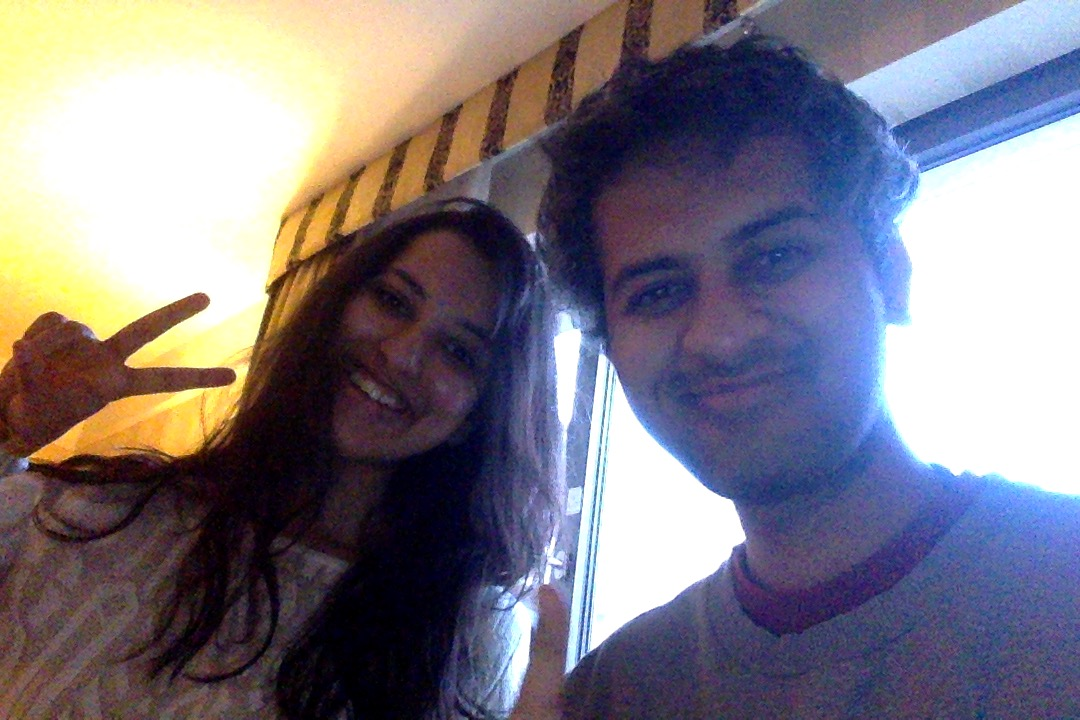
#> input picture data/image1.jpg, 1080 x 720 px
$ python lesson4.py
#> lines starting #> are read from the running program, lines starting #| are printed output that depends on the picture; after the words box and inside, x2 and y2 are one past the last pixel; in counts of white or black regions, pixels touching at a corner belong together
#!/usr/bin/env python3


import cv2

IMG_LOC = '../data/image1.jpg'

img = cv2.imread(IMG_LOC, cv2.IMREAD_COLOR)
#> img is the input picture: shape (720, 1080, 3); mean B, G, R 129.9, 119.9, 125.4
px = img[55,55]
#> px = [185, 255, 255]
img[55,55] = [255,255, 255]
#> img: shape (720, 1080, 3); under 0.01% of pixels changed, all inside (x1, y1, x2, y2) = (55, 55, 56, 56)

# ROI region of image
#img[1000:150, 100:1500] = [255, 255, 255]

some_region = img[0:500, 0:500]
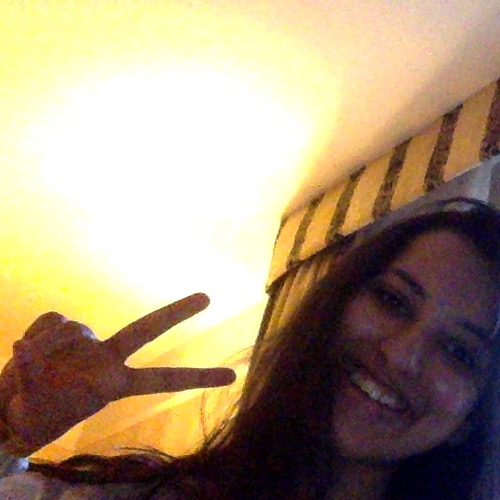
#> some_region: shape (500, 500, 3); mean B, G, R 123.4, 149.5, 168.7
img[200:700, 200:700] = some_region
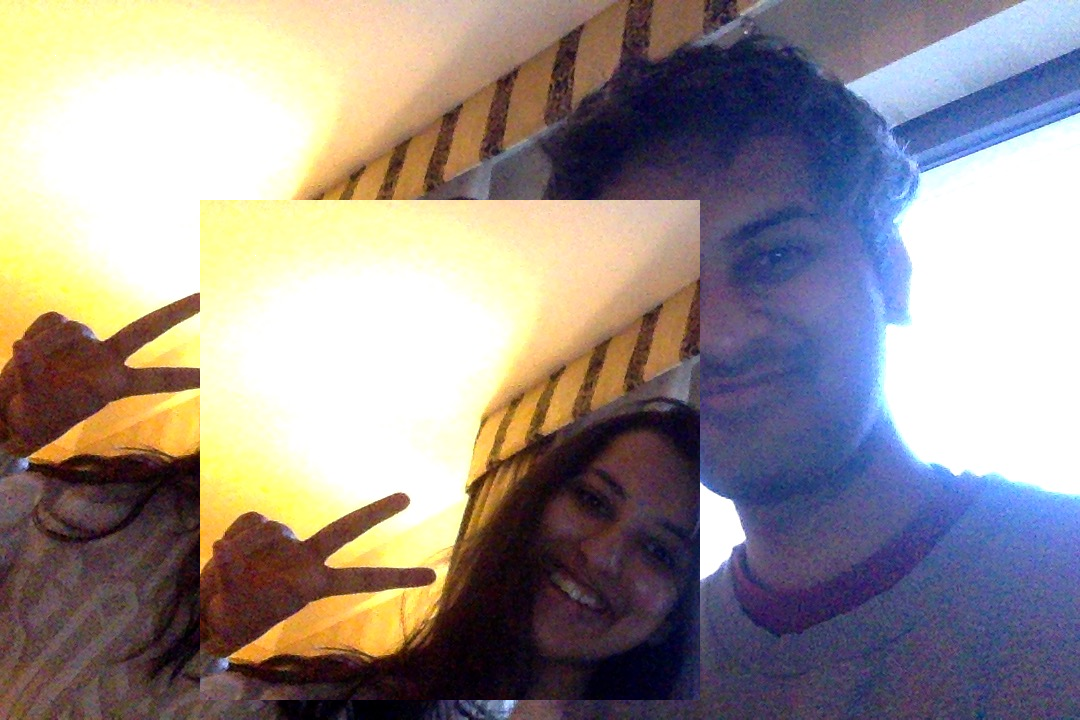
#> img: shape (720, 1080, 3); mean B, G, R 139.5, 142.1, 151.3

cv2.imshow('img', img)
cv2.waitKey()
cv2.destroyAllWindows()

$ run again, with data/image2.jpg copied over data/image1.jpg
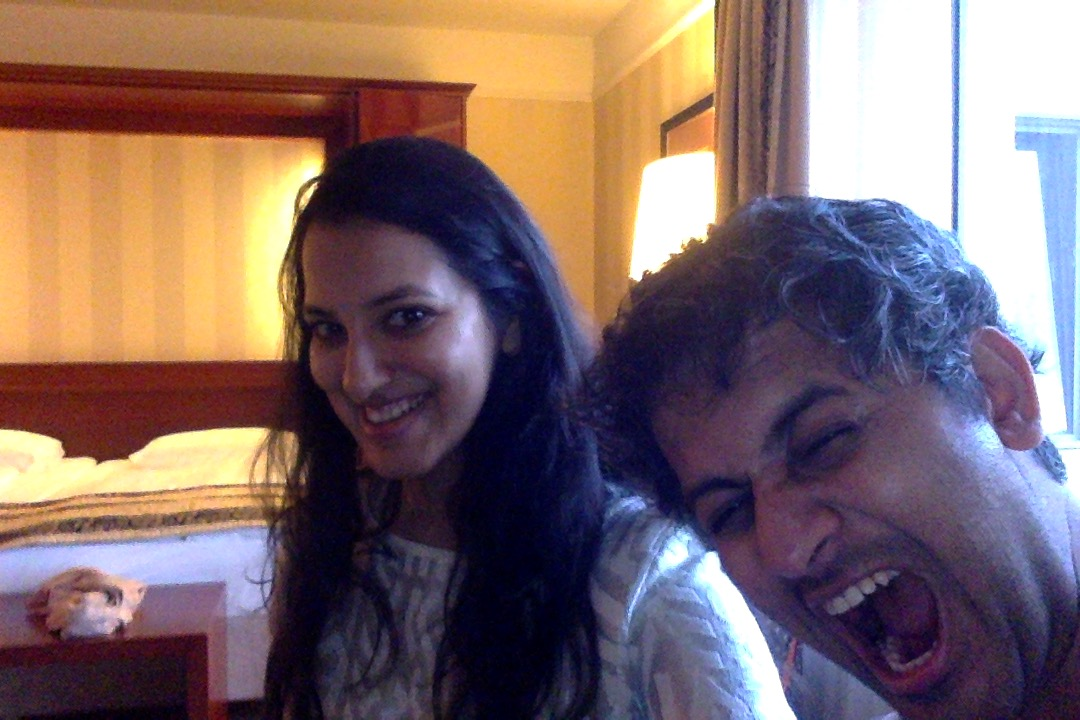
#> input picture data/image2.jpg, 1080 x 720 px
#> img is the input picture: shape (720, 1080, 3); mean B, G, R 104.4, 104.1, 126.2
#> px = [75, 111, 165]
#> `some_region = img[0:500, 0:500]`:
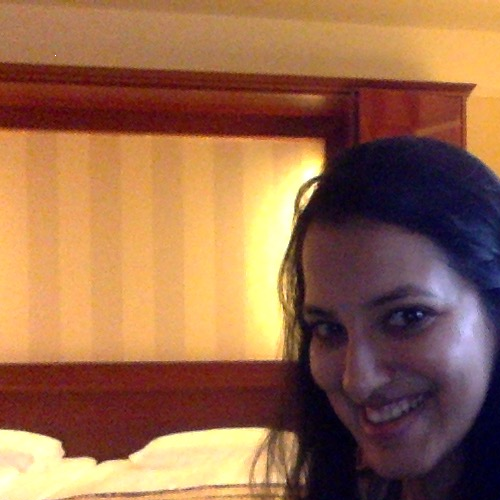
#> some_region: shape (500, 500, 3); mean B, G, R 75.5, 105.4, 151
#> `img[200:700, 200:700] = some_region`:
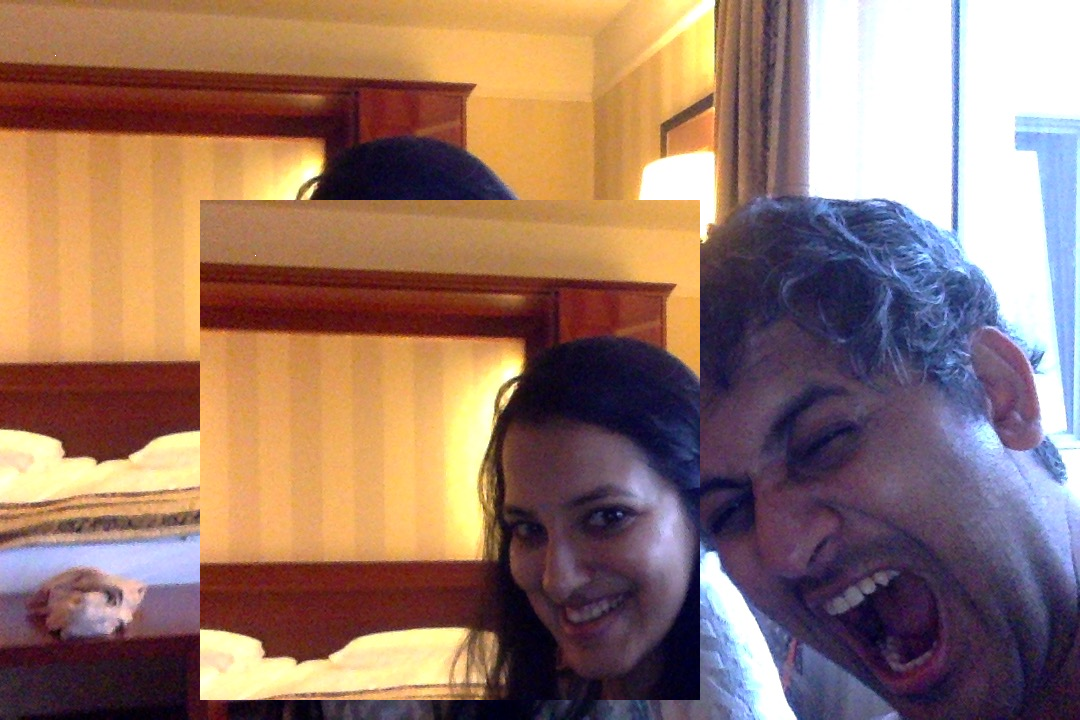
#> img: shape (720, 1080, 3); mean B, G, R 103.8, 117, 149.4

$ run again, with data/eye1.png saved as data/image1.jpg
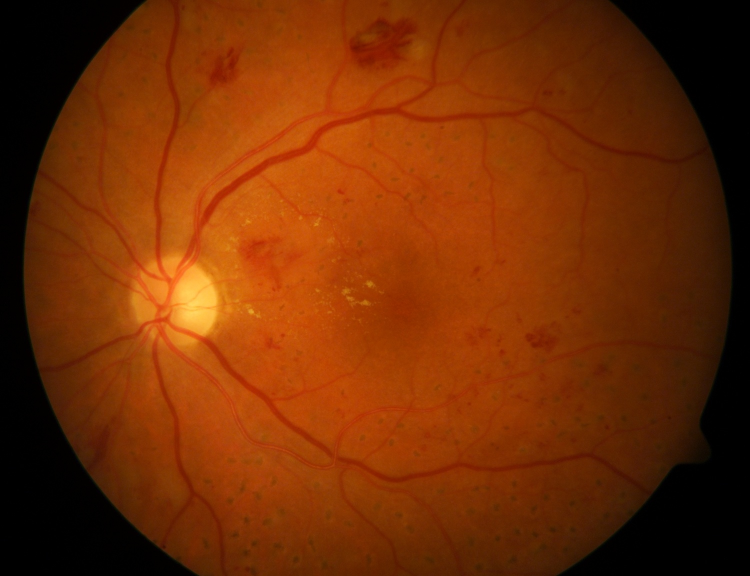
#> input picture data/eye1.png, 1500 x 1152 px (shown at 1/2 size)
#> img is the input picture: shape (1152, 1500, 3); mean B, G, R 3.9, 45.6, 114.1
#> px = [0, 0, 0]
#> `some_region = img[0:500, 0:500]`:
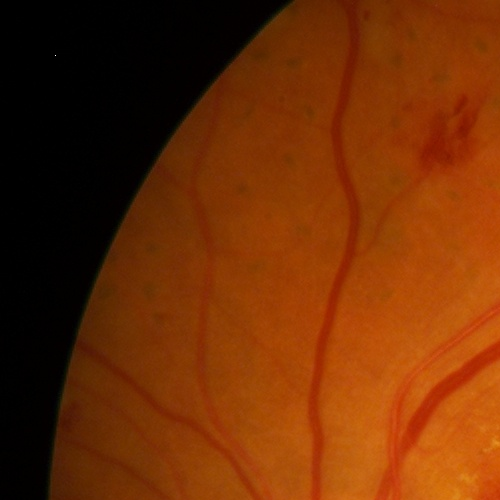
#> some_region: shape (500, 500, 3); mean B, G, R 4, 45, 108.9
#> `img[200:700, 200:700] = some_region`:
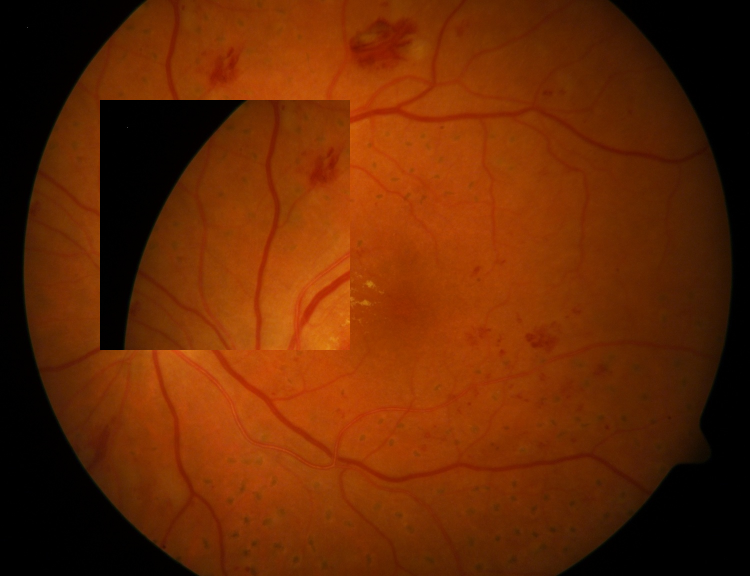
#> img: shape (1152, 1500, 3) (shown at 1/2 size); mean B, G, R 2.7, 39.9, 102.5

$ run again, with data/image001.png saved as data/image1.jpg
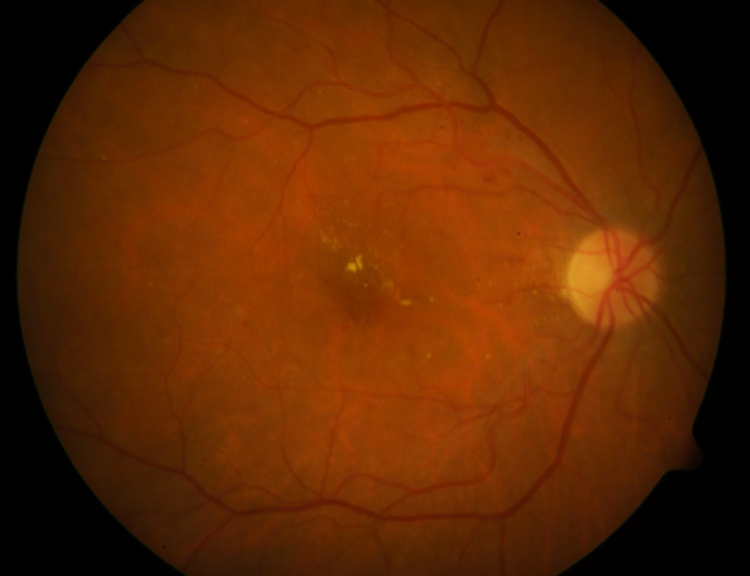
#> input picture data/image001.png, 1500 x 1152 px (shown at 1/2 size)
#> img is the input picture: shape (1152, 1500, 3); mean B, G, R 2.8, 40, 94.9
#> px = [0, 0, 0]
#> `some_region = img[0:500, 0:500]`:
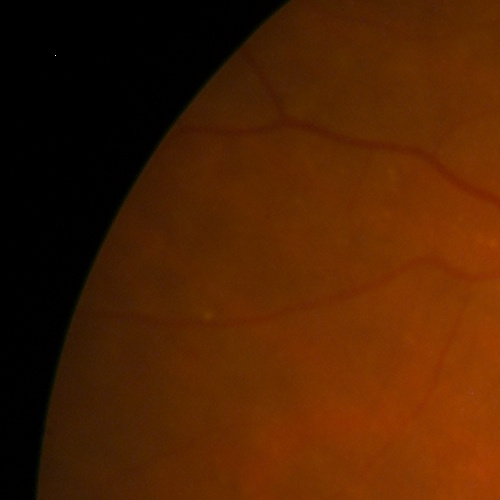
#> some_region: shape (500, 500, 3); mean B, G, R 1.4, 32.6, 76.7
#> `img[200:700, 200:700] = some_region`:
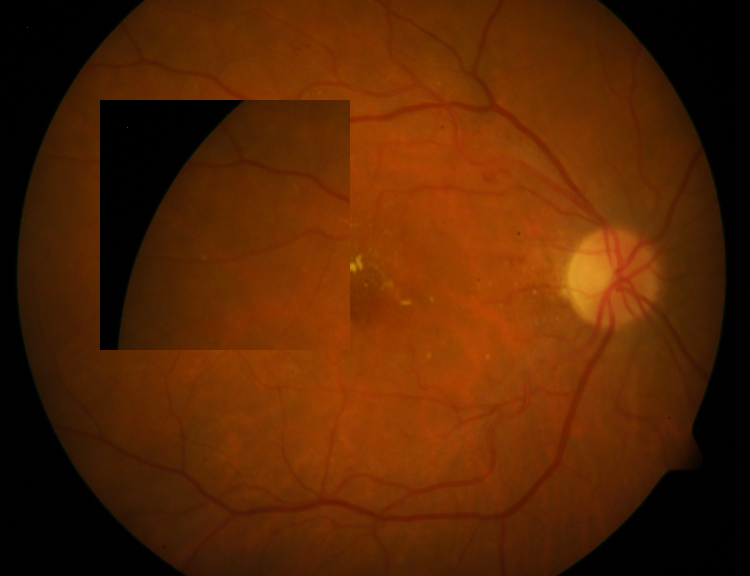
#> img: shape (1152, 1500, 3) (shown at 1/2 size); mean B, G, R 2.8, 37, 87.1
